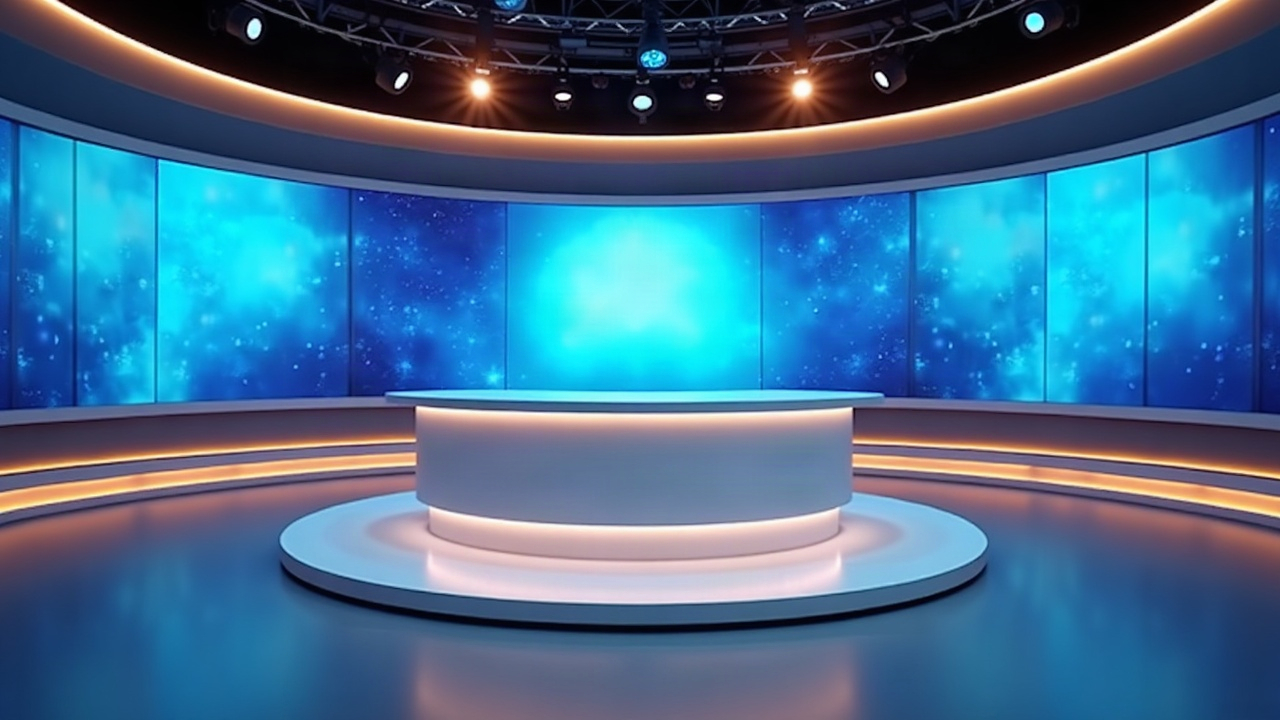
#> input picture .github/workflows/studio/studio.jpg, 1280 x 720 px
$ python -i video.py   (imports and definitions only)
#> lines starting #> are read from the running program, lines starting #| are printed output that depends on the picture
"""
video.py - Step 4: build the video. Each segment = a colourful still slide with
the headline + its narration audio. Then all segments are joined with ffmpeg.
(First version: still slides, no paid avatar. Stock footage and music come later.)
"""
import math
import os
import re
import subprocess
from PIL import Image, ImageDraw, ImageFilter, ImageFont
import config

W, H = config.VIDEO_SIZE


# [58 lines left out: functions _font, _gradient, _sun, _draw_mixed, _wrap, not called in this run]


_BG_CACHE = {}


# [62 lines left out: functions _photo_background, make_slide, _duration, not called in this run]


def _sentences(text):
    parts = re.split(r"(?<=[.!?])\s+", (text or "").strip())
    return [p for p in parts if p]


# [6 lines left out: function intro_path, not called in this run]


def intro_length():
    p = intro_path()
    return max(_duration(p) - getattr(config, "INTRO_START", 0.0), 0.0) if p else 0.0


# [9 lines left out: function _talking_clip, not called in this run]


# ------------------------------------------------------------------ TV-news set layout
# Studio backdrop, a framed picture window (like the report window on a news channel), a white
# lower-third bar with a blue label tab and the channel logo, an English caption strip, a date box
# and a scrolling news ticker. Colours: blue / white / black (no red or yellow).
FRAME = (180, 62, 920, 372)            # x, y, width, height of the picture window
TAB_Y, TAB_H = 438, 28
BAR_X0, BAR_X1, BAR_Y, BAR_H = 50, 1230, 466, 96
CAP_Y, CAP_H = 572, 76
TICK_Y, TICK_H = 662, 58
BLUE = (18, 76, 172)
NAVY = (8, 22, 64)
WHITE = (255, 255, 255)
SUN = (255, 196, 40)                      # the golden of the sun in the intro
INK = (14, 14, 20)
GREY = (70, 82, 112)
ZOOM_RATE, ZOOM_MAX = 0.00035, 1.18     # very slow, smooth push-in
PH_W, PH_H = int(FRAME[2] * 1.25), int(FRAME[3] * 1.25)
TICK_SPEED = 90                          # pixels per second
_STUDIO = {}


def _studio():
    if "img" in _STUDIO:
        return _STUDIO["img"].copy()
    p = os.path.join(os.path.dirname(os.path.abspath(__file__)), "studio", "studio.jpg")
    if os.path.exists(p):
        src = Image.open(p).convert("RGB")
#> src is the input picture: PIL image 1280x720 RGB; mean R, G, B 66, 109.4, 142.7
        scale = max(W / src.width, H / src.height)
#> scale = 1
        src = src.resize((int(src.width * scale) + 1, int(src.height * scale) + 1), Image.LANCZOS)
#> src: PIL image 1281x721 RGB
        left, top = (src.width - W) // 2, (src.height - H) // 2
#> left = 0; top = 0
        img = src.crop((left, top, left + W, top + H))
        img = img.filter(ImageFilter.GaussianBlur(2.2))
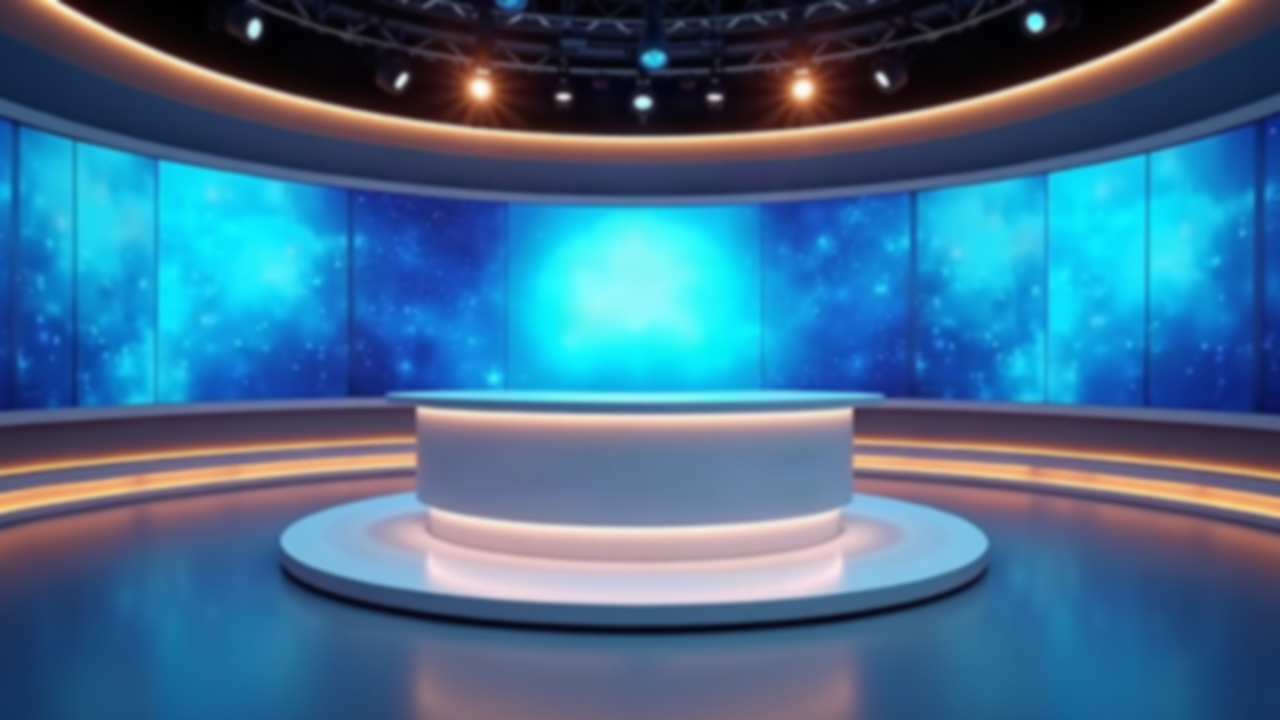
#> img: PIL image 1280x720 RGB; mean R, G, B 66, 109.4, 142.7
        shade = Image.new("RGBA", (W, H), (4, 10, 36, 105))
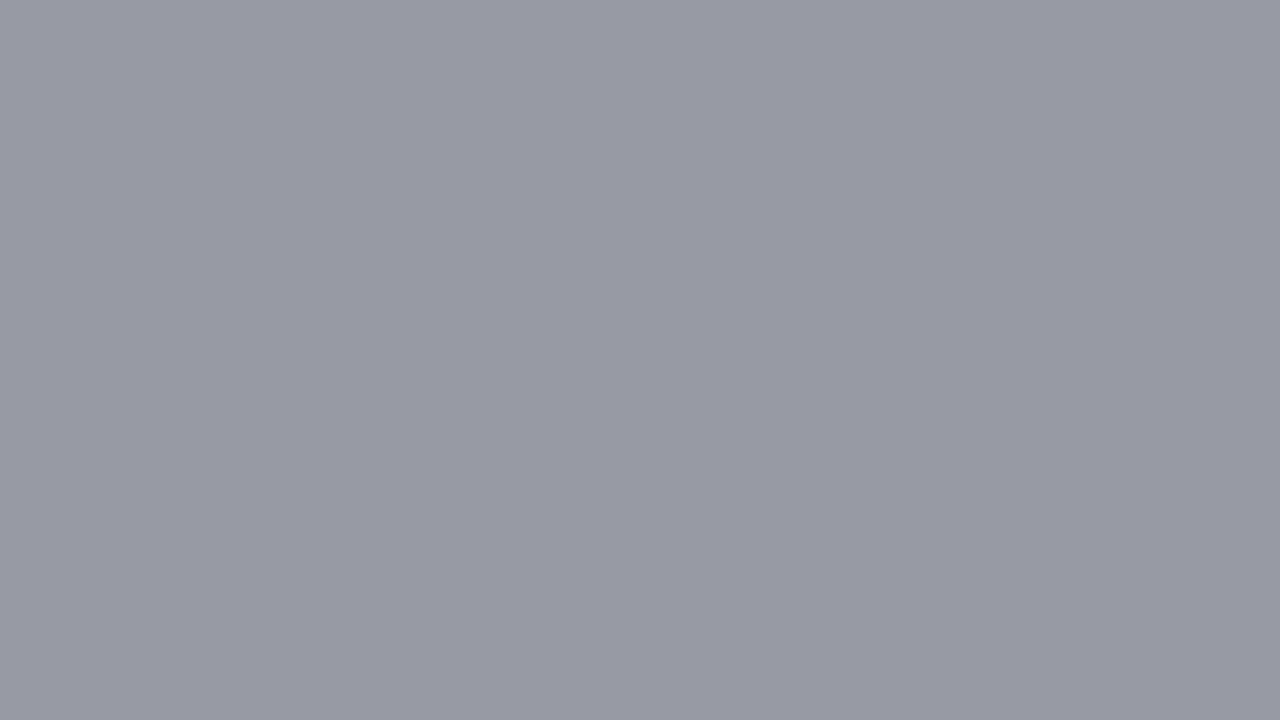
#> shade: PIL image 1280x720 RGBA; mean R, G, B, A 4, 10, 36, 105; transparent parts drawn white
        img = Image.alpha_composite(img.convert("RGBA"), shade).convert("RGB")
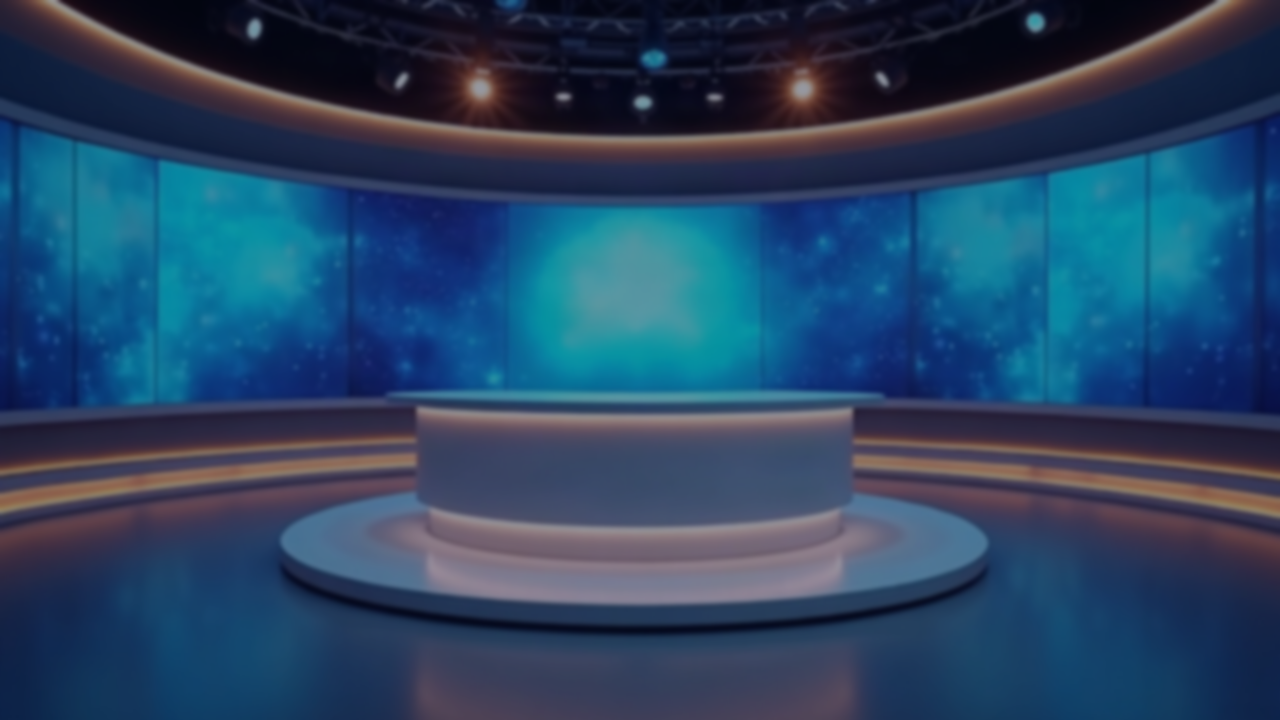
#> img: PIL image 1280x720 RGB; mean R, G, B 40.5, 68.5, 98.8
    else:
        img = Image.new("RGB", (W, H))
        d = ImageDraw.Draw(img)
        for y in range(H):
            t = y / (H - 1)
            d.line([(0, y), (W, y)], fill=(int(8 + 20 * t), int(18 + 30 * t), int(60 + 50 * t)))
    _STUDIO["img"] = img
    return img.copy()


# [479 lines left out: functions _fallback_art, _headline_card, fit_photo, _fit_size, _spaced, make_fixed_layers and 7 more, not called in this run]

>>> result = _studio()
